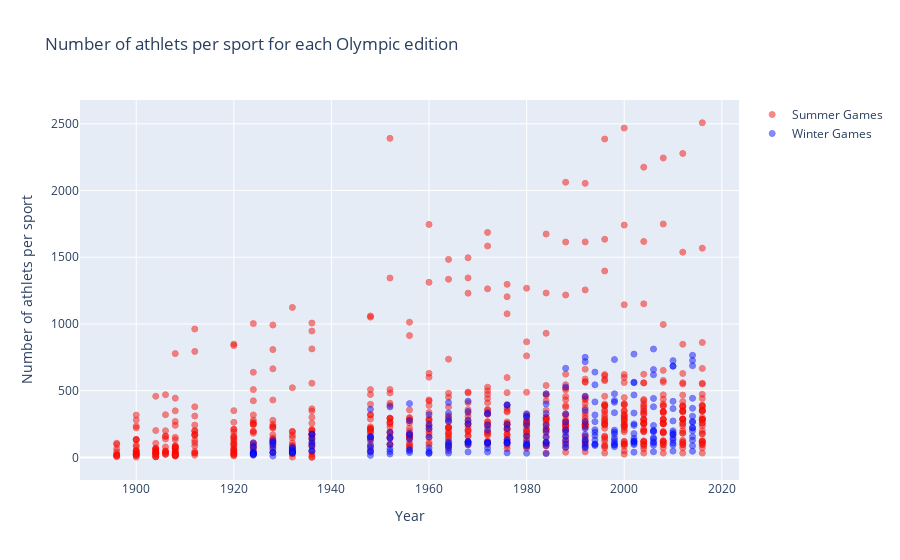

Here is the notebook cell this chart was saved with:
### Code cell
dfS = df[df['Season']=='Summer']; dfW = df[df['Season']=='Winter']


traceS = go.Scatter(
    x = dfS['Year'],y = dfS['Athlets'],
    name="Summer Games",
     marker=dict(
                color='rgb(238,23,11)',
                line=dict(
                    color='red',
                    width=1),
                opacity=0.5,
            ),
    text= "City:"+dfS['City']+" Sport:"+dfS['Sport'],
    mode = "markers"
)
traceW = go.Scatter(
    x = dfW['Year'],y = dfW['Athlets'],
    name="Winter Games",
    marker=dict(
                color='rgb(11,23,245)',
                line=dict(
                    color='blue',
                    width=1),
                opacity=0.5,
            ),
   text= "City:"+dfW['City']+" Sport:"+dfW['Sport'],
    mode = "markers"
)

data = [traceS, traceW]
layout = dict(title = 'Number of athlets per sport for each Olympic edition',
          xaxis = dict(title = 'Year', showticklabels=True), 
          yaxis = dict(title = 'Number of athlets per sport'),
          hovermode='closest'
         )
fig = dict(data=data, layout=layout)
iplot(fig, filename='events-sports1')

### Figure 1 — Plotly figure (JSON) as saved in the notebook; plotly's stock layout.template omitted (floating-point values rounded to 4 significant figures; data arrays with more than 128 entries replaced by an {"elided": "..."} marker saying what was removed)
{"data": [{"marker": {"color": "rgb(238,23,11)", "line": {"color": "red", "width": 1}, "opacity": 0.5}, "mode": "markers", "name": "Summer Games", "text": {"elided": "672 str values"}, "type": "scatter", "x": {"elided": "672 int values"}, "y": {"elided": "672 int values"}}, {"marker": {"color": "rgb(11,23,245)", "line": {"color": "blue", "width": 1}, "opacity": 0.5}, "mode": "markers", "name": "Winter Games", "text": {"elided": "234 str values"}, "type": "scatter", "x": {"elided": "234 int values"}, "y": {"elided": "234 int values"}}], "layout": {"hovermode": "closest", "title": {"text": "Number of athlets per sport for each Olympic edition"}, "xaxis": {"showticklabels": true, "title": {"text": "Year"}}, "yaxis": {"title": {"text": "Number of athlets per sport"}}}}
